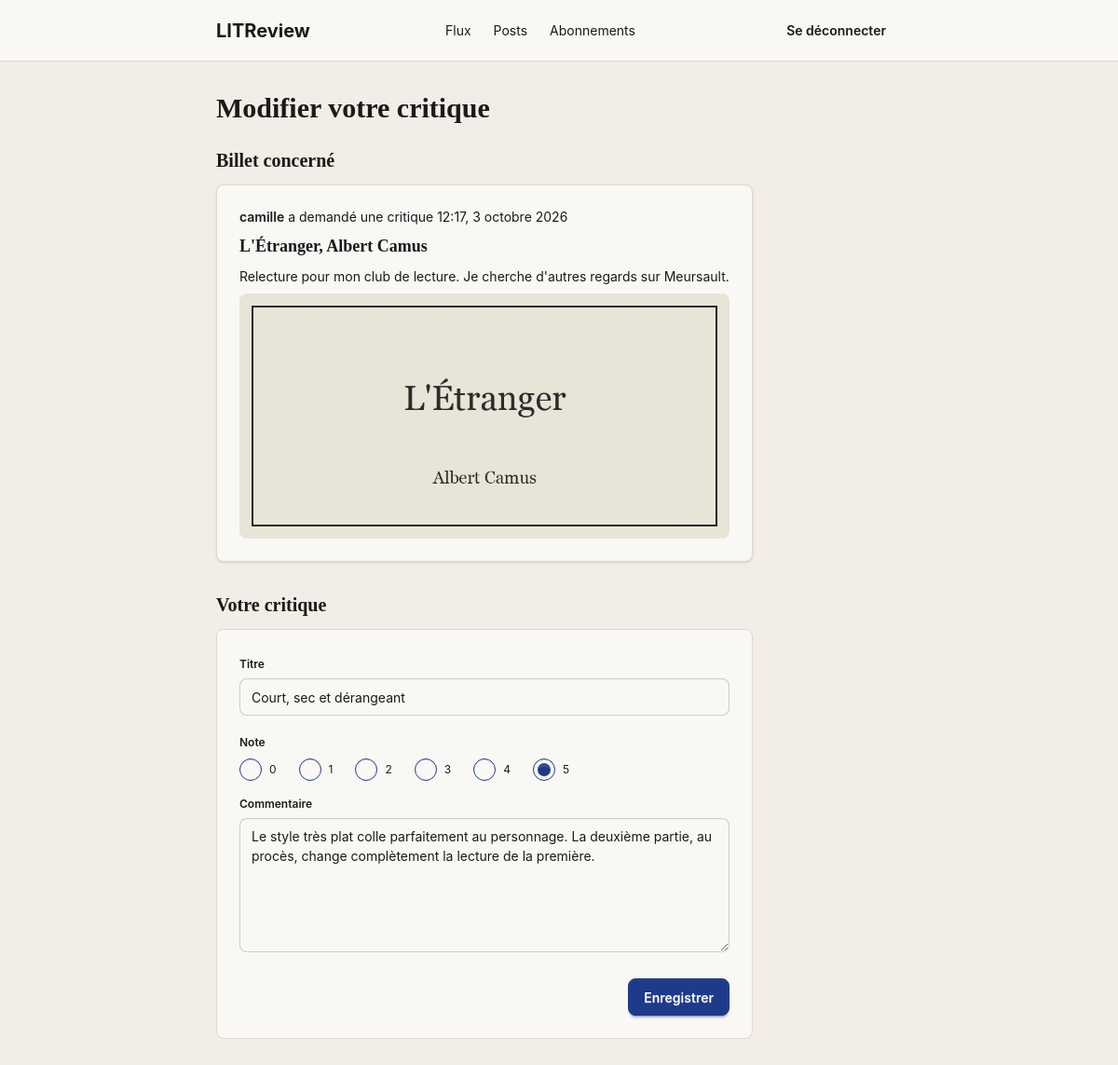
/review/2/edit/ (signed in), run on the app's committed database.
### reviews/models.py (models this page shows, shortened)
class Ticket(models.Model):
    title = models.CharField(max_length=128)
    description = models.TextField(max_length=2048, blank=True)
    user = models.ForeignKey(to=settings.AUTH_USER_MODEL, on_delete=models.CASCADE)
    image = models.ImageField(null=True, blank=True)
    time_created = models.DateTimeField(auto_now_add=True)

class User(AbstractUser):
    pass

class Review(models.Model):
    ticket = models.ForeignKey(to=Ticket, on_delete=models.CASCADE)
    rating = models.PositiveSmallIntegerField(
        validators=[MinValueValidator(0), MaxValueValidator(5)])
    headline = models.CharField(max_length=128)
    body = models.CharField(max_length=8192, blank=True)
    user = models.ForeignKey(to=settings.AUTH_USER_MODEL, on_delete=models.CASCADE)
    time_created = models.DateTimeField(auto_now_add=True)

### reviews/views.py (the view)
# urls.py: path('review/<int:review_id>/edit/', views.edit_review, name='edit_review'),
@login_required
def edit_review(request, review_id):
    review = get_object_or_404(Review, pk=review_id)
    if review.user != request.user:
        raise PermissionDenied
    if request.method == 'POST':
        form = ReviewForm(request.POST, instance=review)
        if form.is_valid():
            form.save()
            return redirect('posts')
    else:
        form = ReviewForm(instance=review)
    return render(request, 'reviews/edit_review.html', {'form': form, 'review': review})

### reviews/forms.py
class ReviewForm(forms.ModelForm):
    class Meta:
        model = Review
        fields = ('headline', 'rating', 'body')
        labels = {
            'headline': 'Titre',
            'rating': 'Note',
            'body': 'Commentaire',
        }
        widgets = {
            'headline': forms.TextInput(attrs={'class': INPUT_CLASSES}),
            'body': forms.Textarea(attrs={'class': TEXTAREA_CLASSES, 'rows': 6}),
            'rating': forms.RadioSelect(
                choices=[(i, str(i)) for i in range(6)],
                attrs={'class': 'radio radio-primary'},
            ),
        }

### templates/reviews/edit_review.html (shortened to what this page needs)
{% extends "base.html" %}
{% block content %}
<div class="max-w-xl">
    <h1 class="text-3xl font-bold mb-6">Modifier votre critique</h1>
    <h2 class="text-xl font-bold mb-3">Billet concerné</h2>
    {% include "reviews/snippets/ticket_snippet.html" with ticket=review.ticket show_actions=False can_review=False heading='h3' %}
    <h2 class="text-xl font-bold mt-8 mb-3">Votre critique</h2>
    <form method="post" class="card bg-base-100 border border-base-300">
        <div class="card-body">
            {% include "reviews/snippets/form_fields.html" with form=form %}
            <div class="card-actions justify-end mt-4">
                <button type="submit" class="btn btn-primary">Enregistrer</button>
            </div>
        </div>
    </form>
</div>
{% endblock %}

### templates/reviews/snippets/ticket_snippet.html (shortened to what this page needs)
<article class="card bg-base-100 border border-base-300 shadow-sm"
         aria-labelledby="ticket-{{ ticket.id }}-title">
    <div class="card-body">
        <header>
            <p class="text-sm">
                <span class="font-semibold">{{ ticket.user.username }}</span> a demandé une critique
                <time datetime="{{ ticket.time_created|date:'c' }}">{{ ticket.time_created|date:'H:i, j F Y' }}</time>
            </p>
        </header>
        {% if heading == 'h3' %}
            <h3 class="card-title" id="ticket-{{ ticket.id }}-title">{{ ticket.title }}</h3>
        {% else %}
            <h2 class="card-title" id="ticket-{{ ticket.id }}-title">{{ ticket.title }}</h2>
        {% endif %}
        {% if ticket.description %}
            <p>{{ ticket.description|linebreaksbr }}</p>
        {% endif %}
        {% if ticket.image %}
            <img class="max-w-full max-h-96 object-cover rounded-box"
                 src="{{ ticket.image.url }}"
                 alt="Couverture de {{ ticket.title }}">
        {% endif %}
    </div>
</article>

### templates/reviews/snippets/field.html (shortened to what this page needs)
<fieldset class="fieldset">
    <label class="label font-semibold text-base-content" for="{{ field.id_for_label }}">{{ field.label }}</label>
    {{ field }}
</fieldset>

### data on the page
Ticket: user.username "camille", time_created "12:17, 3 octobre 2026", title "L'Étranger, Albert Camus", description "Relecture pour mon club de lecture. Je cherche d'autres regards sur Meursault.", image (picture)
Review: form "Court, sec et dérangeant" "Le style très plat colle parfaitement au personnage. La deuxième partie, au procès, change complètement la lecture de la première."

### other printed values
{{ field.label }} "Titre" "Commentaire"
{{ field.label }} "Note"
{{ radio.choice_label }} "0" "1" "2" "3" "4" "5"
